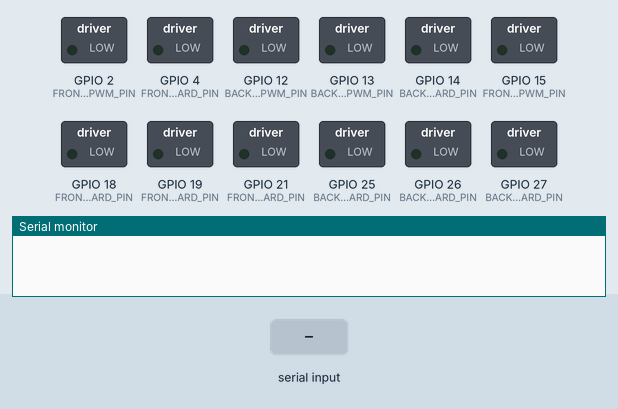
Recording of a sketch running on a simulated ESP32. Parts: switched loads named in the sketch (green lamp = pin HIGH), the last lines printed to the serial monitor. The inputs (shaded band) are chosen by the test bench.

Above: at 1.2 s.
1.3 s: "90,45,200\n" received over the second serial link
At 1.8 s:
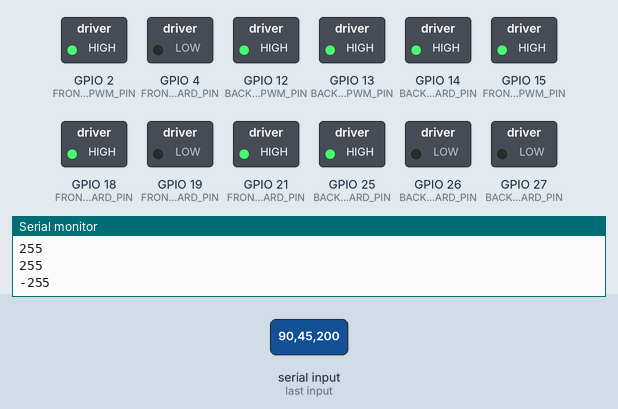
2.8 s: "1\n" received over the second serial link
At 3.8 s:
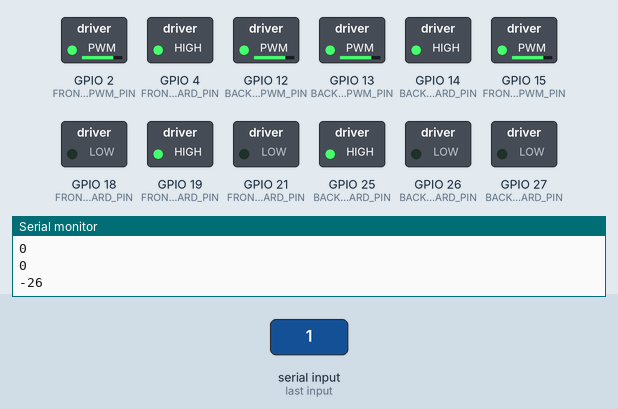
4.3 s: "2\n" received over the second serial link
At 4.9 s:
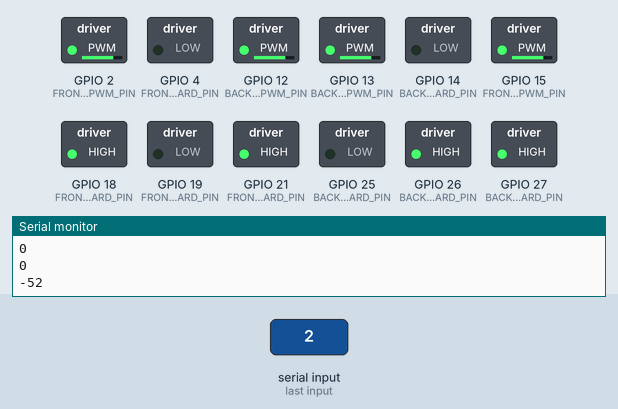
5.8 s: "5\n" received over the second serial link
At 6.1 s:
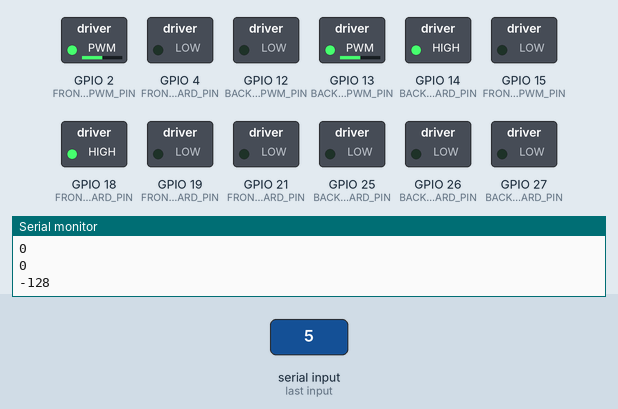
7.3 s: "30,150,10\n" received over the second serial link
At 8.5 s:
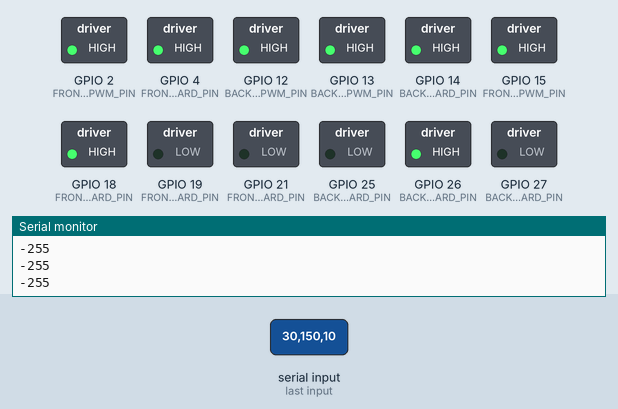
8.8 s: "90,45\n" received over the second serial link
At 9.7 s:
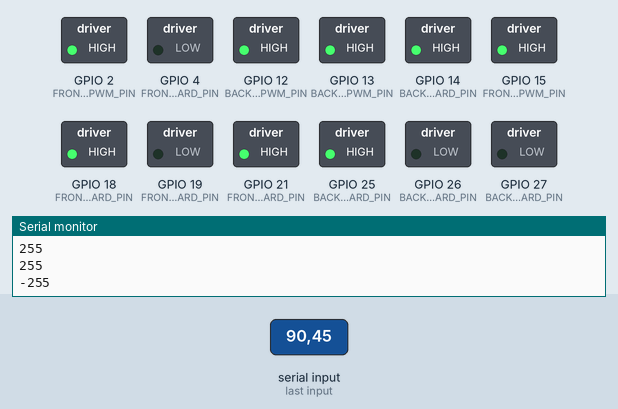
Timing chart, 0 to 11.3 s (numbered marks = the images above; inputs shaded):
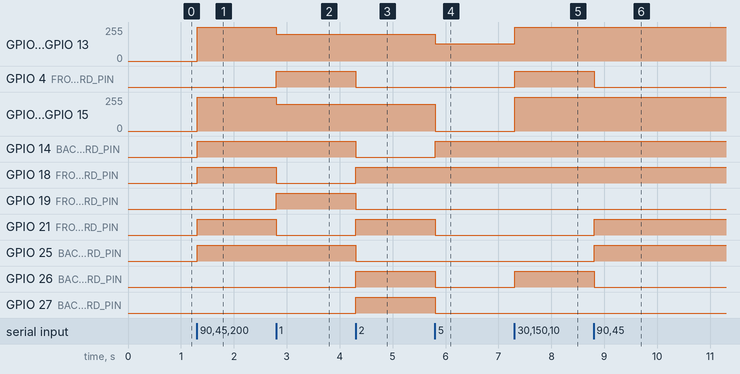

The sketch:

Esp32Body.ino
```cpp
#include <Arduino.h>
#include <HardwareSerial.h>

#define FRONT_LEFT_FORWARD_PIN 19
#define FRONT_LEFT_BACKWARD_PIN 18
#define FRONT_LEFT_PWM_PIN 2

#define FRONT_RIGHT_FORWARD_PIN 21
#define FRONT_RIGHT_BACKWARD_PIN 4
#define FRONT_RIGHT_PWM_PIN 15

#define BACK_LEFT_FORWARD_PIN 25
#define BACK_LEFT_BACKWARD_PIN 26
#define BACK_LEFT_PWM_PIN 12

#define BACK_RIGHT_FORWARD_PIN 27
#define BACK_RIGHT_BACKWARD_PIN 14
#define BACK_RIGHT_PWM_PIN 13

#define FREQUENCY 5000
#define RESOLUTION 8

#define CHANNEL_FRONT_LEFT 0
#define CHANNEL_FRONT_RIGHT 1
#define CHANNEL_BACK_LEFT 2
#define CHANNEL_BACK_RIGHT 3

#define SPEED_ROTATION 200

void setup() {
  Serial.begin(115200);
  Serial2.begin(115200, SERIAL_8N1, 16, 17);

  int pins[] = { FRONT_LEFT_FORWARD_PIN, FRONT_LEFT_BACKWARD_PIN, FRONT_LEFT_PWM_PIN,
                 FRONT_RIGHT_FORWARD_PIN, FRONT_RIGHT_BACKWARD_PIN, FRONT_RIGHT_PWM_PIN,
                 BACK_LEFT_FORWARD_PIN, BACK_LEFT_BACKWARD_PIN, BACK_LEFT_PWM_PIN,
                 BACK_RIGHT_FORWARD_PIN, BACK_RIGHT_BACKWARD_PIN, BACK_RIGHT_PWM_PIN };

  for (int pin : pins) {
    pinMode(pin, OUTPUT);
  }

  ledcSetup(CHANNEL_FRONT_LEFT, FREQUENCY, RESOLUTION);
  ledcSetup(CHANNEL_FRONT_RIGHT, FREQUENCY, RESOLUTION);
  ledcSetup(CHANNEL_BACK_LEFT, FREQUENCY, RESOLUTION);
  ledcSetup(CHANNEL_BACK_RIGHT, FREQUENCY, RESOLUTION);

  ledcAttachPin(FRONT_LEFT_PWM_PIN, CHANNEL_FRONT_LEFT);
  ledcAttachPin(FRONT_RIGHT_PWM_PIN, CHANNEL_FRONT_RIGHT);
  ledcAttachPin(BACK_LEFT_PWM_PIN, CHANNEL_BACK_LEFT);
  ledcAttachPin(BACK_RIGHT_PWM_PIN, CHANNEL_BACK_RIGHT);
}
int mapJoystickToPWM(int value) {
  return map(value, -20, 20, -255, 255);
}

void moveWheel(int channel, int forwardPin, int backwardPin, int speed) {
  if (speed > 0) {
    digitalWrite(forwardPin, HIGH);
    digitalWrite(backwardPin, LOW);
  } else if (speed < 0) {
    digitalWrite(forwardPin, LOW);
    digitalWrite(backwardPin, HIGH);
    speed = -speed;
  } else {
    digitalWrite(forwardPin, LOW);
    digitalWrite(backwardPin, LOW);
  }
  ledcWrite(channel, speed);
}

void loop() {
  static bool stringComplete = false;
  static String receivedData = "";
  if (Serial2.available()) {
    char inChar = (char)Serial2.read();
    receivedData += inChar;

    if (inChar == '\n') {
      stringComplete = true;
    }
  }

  if (stringComplete) {
    int pos1 = receivedData.indexOf(',');
    int pos2 = receivedData.indexOf(',', pos1 + 1);

    int x = receivedData.substring(0, pos1).toInt();
    int y = receivedData.substring(pos1 + 1, pos2).toInt();
    int a = receivedData.substring(pos2 + 1).toInt();

    x = -x;
    y = -y;

    // Map the joystick values to the PWM range
    int speedX = mapJoystickToPWM(x);
    int speedY = mapJoystickToPWM(y);

    // Calculate wheel speeds
    int speedFL = speedY + speedX;
    int speedFR = speedY - speedX;
    int speedBL = speedY - speedX;
    int speedBR = speedY + speedX;

    speedFL = constrain(speedFL, -255, 255);
    speedFR = constrain(speedFR, -255, 255);
    speedBL = constrain(speedBL, -255, 255);
    speedBR = constrain(speedBR, -255, 255);

    Serial.println(speedFL);
    Serial.println(speedFR);
    Serial.println(speedBL);
    Serial.println(speedBR);

    if (a == 1) {
      speedFL = SPEED_ROTATION;
      speedFR = -SPEED_ROTATION;
      speedBL = SPEED_ROTATION;
      speedBR = -SPEED_ROTATION;
    } else if (a == 2) {
      speedFL = -SPEED_ROTATION;
      speedFR = SPEED_ROTATION;
      speedBL = -SPEED_ROTATION;
      speedBR = SPEED_ROTATION;
    }

    moveWheel(CHANNEL_FRONT_LEFT, FRONT_LEFT_FORWARD_PIN, FRONT_LEFT_BACKWARD_PIN, speedFL);
    moveWheel(CHANNEL_FRONT_RIGHT, FRONT_RIGHT_FORWARD_PIN, FRONT_RIGHT_BACKWARD_PIN, speedFR);
    moveWheel(CHANNEL_BACK_LEFT, BACK_LEFT_FORWARD_PIN, BACK_LEFT_BACKWARD_PIN, speedBL);
    moveWheel(CHANNEL_BACK_RIGHT, BACK_RIGHT_FORWARD_PIN, BACK_RIGHT_BACKWARD_PIN, speedBR);
    receivedData = "";
    stringComplete = false;
  }
}
```

Measured:
- after the input at 1.3 s, GPIO 2 (FRONT_LEFT_PWM_PIN), GPIO 12 (BACK_LEFT_PWM_PIN), GPIO 13 (BACK_RIGHT_PWM_PIN), GPIO 15 (FRONT_RIGHT_PWM_PIN): 0/255 → 255/255 at once; GPIO 14 (BACK_RIGHT_BACKWARD_PIN), GPIO 18 (FRONT_LEFT_BACKWARD_PIN), GPIO 21 (FRONT_RIGHT_FORWARD_PIN), GPIO 25 (BACK_LEFT_FORWARD_PIN): LOW → HIGH at once
- after the input at 2.8 s, GPIO 2 (FRONT_LEFT_PWM_PIN), GPIO 12 (BACK_LEFT_PWM_PIN), GPIO 13 (BACK_RIGHT_PWM_PIN), GPIO 15 (FRONT_RIGHT_PWM_PIN): 255/255 → 199/255 at once; GPIO 4 (FRONT_RIGHT_BACKWARD_PIN), GPIO 19 (FRONT_LEFT_FORWARD_PIN): LOW → HIGH at once; GPIO 18 (FRONT_LEFT_BACKWARD_PIN), GPIO 21 (FRONT_RIGHT_FORWARD_PIN): HIGH → LOW at once
- after the input at 4.3 s, GPIO 4 (FRONT_RIGHT_BACKWARD_PIN), GPIO 14 (BACK_RIGHT_BACKWARD_PIN), GPIO 19 (FRONT_LEFT_FORWARD_PIN), GPIO 25 (BACK_LEFT_FORWARD_PIN): HIGH → LOW at once; GPIO 18 (FRONT_LEFT_BACKWARD_PIN), GPIO 21 (FRONT_RIGHT_FORWARD_PIN), GPIO 26 (BACK_LEFT_BACKWARD_PIN), GPIO 27 (BACK_RIGHT_FORWARD_PIN): LOW → HIGH at once
- after the input at 5.8 s, GPIO 2 (FRONT_LEFT_PWM_PIN): 199/255 → 128/255 at once; GPIO 12 (BACK_LEFT_PWM_PIN): 199/255 → 0/255 at once
- after the input at 7.3 s, GPIO 2 (FRONT_LEFT_PWM_PIN), GPIO 13 (BACK_RIGHT_PWM_PIN): 128/255 → 255/255 at once; GPIO 4 (FRONT_RIGHT_BACKWARD_PIN), GPIO 26 (BACK_LEFT_BACKWARD_PIN): LOW → HIGH at once; GPIO 12 (BACK_LEFT_PWM_PIN), GPIO 15 (FRONT_RIGHT_PWM_PIN): 0/255 → 255/255 at once
- after the input at 8.8 s, GPIO 4 (FRONT_RIGHT_BACKWARD_PIN), GPIO 26 (BACK_LEFT_BACKWARD_PIN): HIGH → LOW at once; GPIO 21 (FRONT_RIGHT_FORWARD_PIN), GPIO 25 (BACK_LEFT_FORWARD_PIN): LOW → HIGH at once
